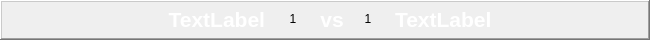
  <widget class="QFrame" name="frame_7">
   <property name="geometry">
    <rect>
     <x>1210</x>
     <y>450</y>
     <width>650</width>
     <height>40</height>
    </rect>
   </property>
   <property name="frameShape">
    <enum>QFrame::WinPanel</enum>
   </property>
   <property name="frameShadow">
    <enum>QFrame::Raised</enum>
   </property>
   <widget class="QLabel" name="t11">
    <property name="geometry">
     <rect>
      <x>15</x>
      <y>4</y>
      <width>250</width>
      <height>30</height>
     </rect>
    </property>
    <property name="palette">
     <palette>
      <active>
       <colorrole role="WindowText">
        <brush brushstyle="SolidPattern">
         <color alpha="255">
          <red>255</red>
          <green>255</green>
          <blue>255</blue>
         </color>
        </brush>
       </colorrole>
      </active>
      <inactive>
       <colorrole role="WindowText">
        <brush brushstyle="SolidPattern">
         <color alpha="255">
          <red>255</red>
          <green>255</green>
          <blue>255</blue>
         </color>
        </brush>
       </colorrole>
      </inactive>
      <disabled>
       <colorrole role="WindowText">
        <brush brushstyle="SolidPattern">
         <color alpha="255">
          <red>120</red>
          <green>120</green>
          <blue>120</blue>
         </color>
        </brush>
       </colorrole>
      </disabled>
     </palette>
    </property>
    <property name="font">
     <font>
      <family>Segoe UI</family>
      <pointsize>16</pointsize>
      <weight>75</weight>
      <italic>false</italic>
      <bold>true</bold>
     </font>
    </property>
    <property name="styleSheet">
     <string notr="true"/>
    </property>
    <property name="text">
     <string>TextLabel</string>
    </property>
    <property name="alignment">
     <set>Qt::AlignRight|Qt::AlignTrailing|Qt::AlignVCenter</set>
    </property>
   </widget>
   <widget class="QLabel" name="t12">
    <property name="geometry">
     <rect>
      <x>395</x>
      <y>4</y>
      <width>250</width>
      <height>30</height>
     </rect>
    </property>
    <property name="palette">
     <palette>
      <active>
       <colorrole role="WindowText">
        <brush brushstyle="SolidPattern">
         <color alpha="255">
          <red>255</red>
          <green>255</green>
          <blue>255</blue>
         </color>
        </brush>
       </colorrole>
      </active>
      <inactive>
       <colorrole role="WindowText">
        <brush brushstyle="SolidPattern">
         <color alpha="255">
          <red>255</red>
          <green>255</green>
          <blue>255</blue>
         </color>
        </brush>
       </colorrole>
      </inactive>
      <disabled>
       <colorrole role="WindowText">
        <brush brushstyle="SolidPattern">
         <color alpha="255">
          <red>120</red>
          <green>120</green>
          <blue>120</blue>
         </color>
        </brush>
       </colorrole>
      </disabled>
     </palette>
    </property>
    <property name="font">
     <font>
      <family>Segoe UI</family>
      <pointsize>16</pointsize>
      <weight>75</weight>
      <italic>false</italic>
      <bold>true</bold>
     </font>
    </property>
    <property name="styleSheet">
     <string notr="true"/>
    </property>
    <property name="text">
     <string>TextLabel</string>
    </property>
   </widget>
   <widget class="QLabel" name="vs6">
    <property name="geometry">
     <rect>
      <x>317</x>
      <y>4</y>
      <width>30</width>
      <height>30</height>
     </rect>
    </property>
    <property name="palette">
     <palette>
      <active>
       <colorrole role="WindowText">
        <brush brushstyle="SolidPattern">
         <color alpha="255">
          <red>255</red>
          <green>255</green>
          <blue>255</blue>
         </color>
        </brush>
       </colorrole>
      </active>
      <inactive>
       <colorrole role="WindowText">
        <brush brushstyle="SolidPattern">
         <color alpha="255">
          <red>255</red>
          <green>255</green>
          <blue>255</blue>
         </color>
        </brush>
       </colorrole>
      </inactive>
      <disabled>
       <colorrole role="WindowText">
        <brush brushstyle="SolidPattern">
         <color alpha="255">
          <red>120</red>
          <green>120</green>
          <blue>120</blue>
         </color>
        </brush>
       </colorrole>
      </disabled>
     </palette>
    </property>
    <property name="font">
     <font>
      <family>Segoe UI</family>
      <pointsize>16</pointsize>
      <weight>75</weight>
      <italic>false</italic>
      <bold>true</bold>
     </font>
    </property>
    <property name="styleSheet">
     <string notr="true"/>
    </property>
    <property name="text">
     <string>vs</string>
    </property>
    <property name="alignment">
     <set>Qt::AlignCenter</set>
    </property>
   </widget>
   <widget class="QLabel" name="l11">
    <property name="geometry">
     <rect>
      <x>278</x>
      <y>4</y>
      <width>30</width>
      <height>30</height>
     </rect>
    </property>
    <property name="text">
     <string>1</string>
    </property>
    <property name="alignment">
     <set>Qt::AlignCenter</set>
    </property>
   </widget>
   <widget class="QLabel" name="l12">
    <property name="geometry">
     <rect>
      <x>353</x>
      <y>4</y>
      <width>30</width>
      <height>30</height>
     </rect>
    </property>
    <property name="text">
     <string>1</string>
    </property>
    <property name="alignment">
     <set>Qt::AlignCenter</set>
    </property>
   </widget>
  </widget>
